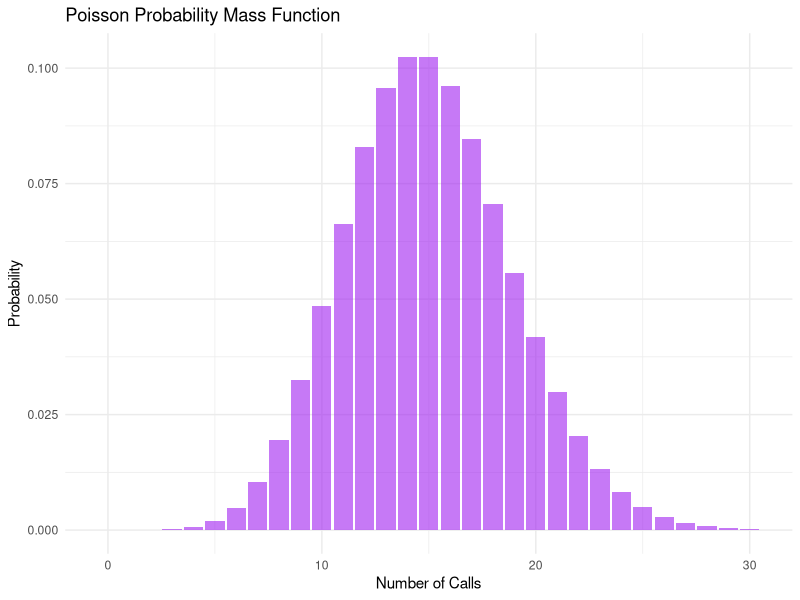
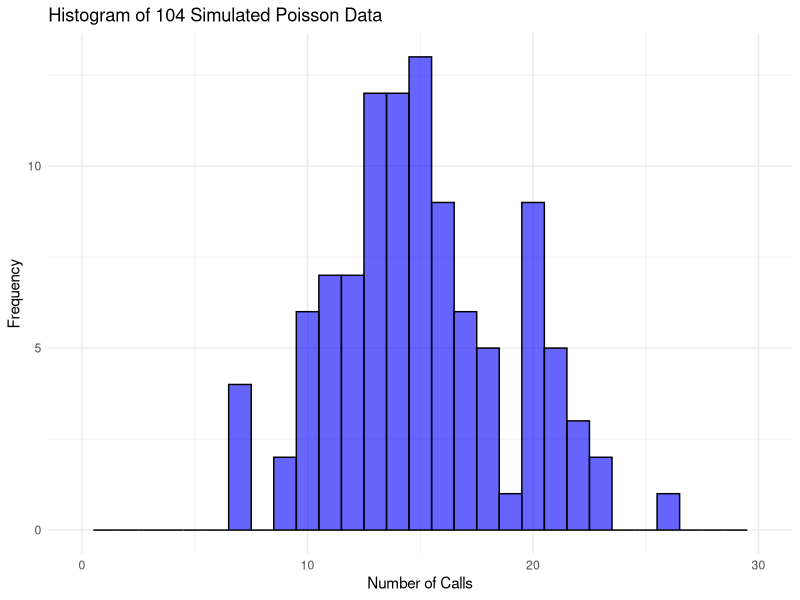

The R script that drew these images, in order:
## ---- chunk 1
knitr::opts_chunk$set(echo = TRUE)
## ---- chunk 2
#loading ggplot for the figures
library(ggplot2)
## ---- chunk 3
#originally resercher hears 15 calls
exact <- 15

#set up probability that she will hear 8 or more calls over the original 15 calls
#1- because we want 8 or more calls
eight_or_more <- 1 - ppois(8, exact)

#show result
eight_or_more
## ---- chunk 4
#originally resercher hears 15 calls
exact <- 15

#set up probability that she will hear no calls over the original 15 calls
#I did not use 1 - (100 percent chance of hearing call), because she heard no calls and there are no greater than...
no_call <- ppois(0, exact)

#show result
no_call
## ---- chunk 5
#originally resercher hears 15 calls
exact <- 15

#set up probability that she will hear 3 calls over the original 15 calls
#No 1- because we want EXCATLY 3 calls
three_calls <- ppois(3, exact)

#show result
three_calls
## ---- chunk 6
# this is the x values for the range 0 ≤ x ≤ 30
x_range <- 0:30
poisson_mass_function <- dpois(x_range, exact)

summary(poisson_mass_function)
## ---- chunk 7
# Plot PMF
#Import the data created above
ggplot(data = data.frame(x_range, poisson_mass_function), aes(x = x_range, y = poisson_mass_function)) +
  
  #i need to fill the data otherwise nothing shows up on my figure
    geom_bar(stat = "identity", fill = "purple", alpha = 0.6) +
  
  #figure title and organization
    labs(title = "Poisson Probability Mass Function",
         x = "Number of Calls", y = "Probability") +
  
  #prettifying by using a theme
    theme_minimal()
## ---- chunk 8
#originally resercher hears 15 calls
exact <- 15

# Simulate 104 Poisson-distributed monitoring sessions
#still over 15 as the original distribution: Average number of events per interval
# I used rpois: random density for poisson distribution instead of ppois which is probability distribution
stimulated_data <- rpois(104, exact)

#show result
stimulated_data

#provide a summary of the data: mean, median...
summary(stimulated_data)
## ---- chunk 9
library(ggplot2)
# Plot histogram of simulated data
ggplot(data = data.frame(stimulated_data), aes(x = stimulated_data)) +
    geom_histogram(binwidth = 1, fill = "blue", alpha = 0.6, color = "black") +
   
  #labeling the graph
   labs(title = "Histogram of 104 Simulated Poisson Data",
         x = "Number of Calls", y = "Frequency") +
 
  #setting the horizontal limit from 0 to 30 
     xlim(0, 30) +
    theme_minimal()
